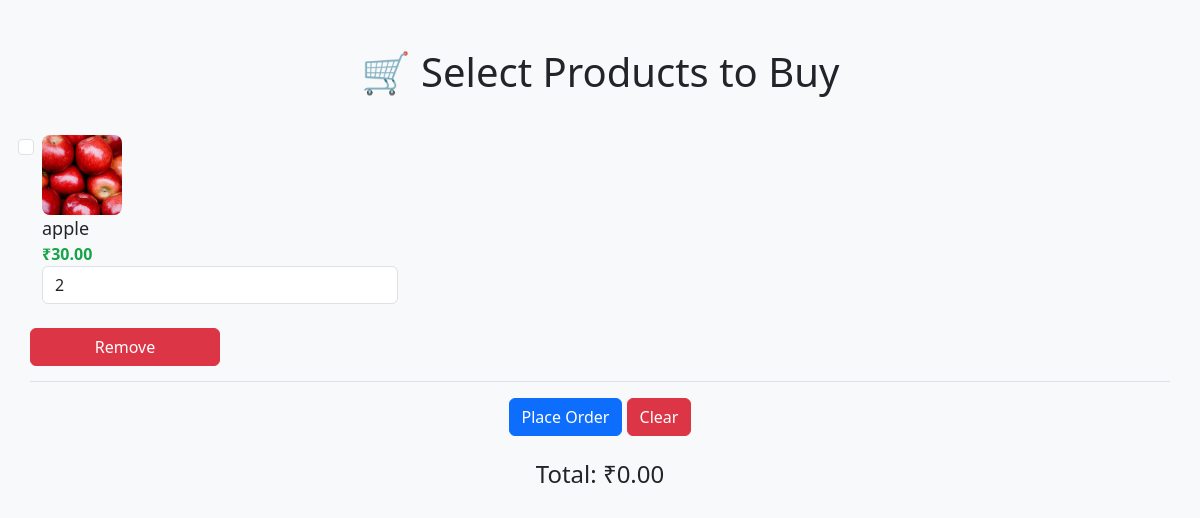
Page /kart_list/ (signed in) on the committed database.
### app1/models.py (models this page shows, shortened)
class Kart(models.Model):
    user = models.ForeignKey(User, on_delete=models.CASCADE, related_name='karts')
    product = models.ForeignKey(Product, on_delete=models.CASCADE, related_name='karts')
    quantity = models.PositiveIntegerField(default=1)
    total_price = models.DecimalField(max_digits=10, decimal_places=2, default=0.00)
    added_at = models.DateTimeField(auto_now_add=True)

class Product(models.Model):
    p_name=models.CharField(max_length=200)
    description=models.TextField()
    categories =models.CharField(max_length=200)
    price=models.DecimalField(max_digits=10,decimal_places=2)
    stock=models.PositiveIntegerField()
    image_url =models.ImageField(upload_to='uploads/')
    seller = models.ForeignKey(Seller, on_delete=models.CASCADE, related_name='products')
    created_at = models.DateTimeField(auto_now_add=True)
    updated_at = models.DateTimeField(auto_now=True)

### app1/views.py (the view)
# urls.py: path('kart_list/', views.kart_list, name='kart_list'),
def kart_list(request):
    user_id = request.session.get('U_id')
    user = User.objects.get(id=user_id)
    karts = Kart.objects.filter(user=user).select_related('product')
    return render(request, 'kart.html', {'karts': karts})
    return render(request, 'kart.html', {'karts': karts})

### templates/kart.html (shortened to what this page needs)
<!DOCTYPE html>
<html lang="en">
<head>
  <link href="https://cdn.jsdelivr.net/npm/bootstrap@5.3.0/dist/css/bootstrap.min.css" rel="stylesheet">
</head>
<body class="bg-light">
  <div class="container my-5">
    <h1 class="text-center mb-4">🛒 Select Products to Buy</h1>
    <form id="cartForm" action="{% url 'order_confirm' %}" method="POST">
      {% for k in karts %}
      <div class="row align-items-center product-row form-check">
        <div class="col-md-1">
          <input class="form-check-input" name="selected_products" type="checkbox" value="{{ k.id }}" onchange="calculateTotal()">
        </div>
        <div class="col-md-2">
          <img src="{{ k.product.image_url.url }}" class="product-img" alt="Product Image">
        </div>
        <div class="col-md-3 product-name" data-name="{{ k.product.p_name }}">{{ k.product.p_name }}</div>
        <div class="col-md-2 product-price" data-price="{{ k.product.price }}">₹{{ k.product.price }}</div>
        <div class="col-md-4">
          <input type="number" class="form-control qty-input" value="{{ k.quantity }}" min="1"
            onchange="calculateTotal()" name="quantity_{{ k.id }}" required>
        </div>
        <br>
        <a href="{% url 'remove_from_kart' id=k.id %}" class="btn btn-danger col-md-2">Remove</a>
      </div>
      {% empty %}
        <p class="text-center">No products available.</p>
      {% endfor %}
      <div class="text-center mt-3">
        <button type="submit" class="btn btn-primary">Place Order</button>
        <a href="{% url 'clear_kart' %}" class="btn btn-danger">Clear</a>
      </div>
    </form>
    <div class="text-center mt-4">
      <h4>Total: ₹<span id="totalPrice"></span></h4>
    </div>
  </div>
</body>
</html>

### templates/kart.html (style rules this page uses)
.product-img { width: 80px; height: 80px; object-fit: cover; border-radius: 8px; }
.product-row { border-bottom: 1px solid #dee2e6; padding: 15px 0; }
.product-name { font-size: 18px; font-weight: 500; }
.product-price { color: #16a34a; font-weight: bold; }

### rows in the picture
Kart: product.image_url (picture), product.p_name "apple", product.price "30.00", quantity "2"
